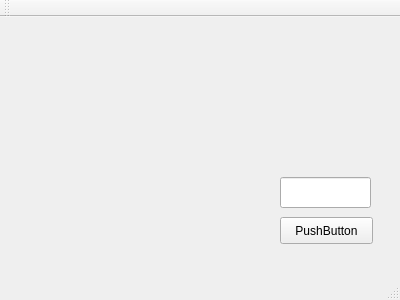
<?xml version="1.0" encoding="UTF-8"?>
<ui version="4.0">
 <class>MainWindow</class>
 <widget class="QMainWindow" name="MainWindow">
  <property name="geometry">
   <rect>
    <x>0</x>
    <y>0</y>
    <width>400</width>
    <height>300</height>
   </rect>
  </property>
  <property name="windowTitle">
   <string>MainWindow</string>
  </property>
  <widget class="QWidget" name="centralWidget">
   <widget class="QPushButton" name="pushButton">
    <property name="geometry">
     <rect>
      <x>280</x>
      <y>200</y>
      <width>93</width>
      <height>27</height>
     </rect>
    </property>
    <property name="text">
     <string>PushButton</string>
    </property>
    <property name="checkable">
     <bool>true</bool>
    </property>
   </widget>
   <widget class="QLineEdit" name="lineEdit">
    <property name="geometry">
     <rect>
      <x>280</x>
      <y>160</y>
      <width>91</width>
      <height>31</height>
     </rect>
    </property>
   </widget>
  </widget>
  <widget class="QMenuBar" name="menuBar">
   <property name="geometry">
    <rect>
     <x>0</x>
     <y>0</y>
     <width>400</width>
     <height>24</height>
    </rect>
   </property>
  </widget>
  <widget class="QToolBar" name="mainToolBar">
   <attribute name="toolBarArea">
    <enum>TopToolBarArea</enum>
   </attribute>
   <attribute name="toolBarBreak">
    <bool>false</bool>
   </attribute>
  </widget>
  <widget class="QStatusBar" name="statusBar"/>
 </widget>
 <layoutdefault spacing="6" margin="11"/>
 <resources/>
 <connections/>
</ui>
